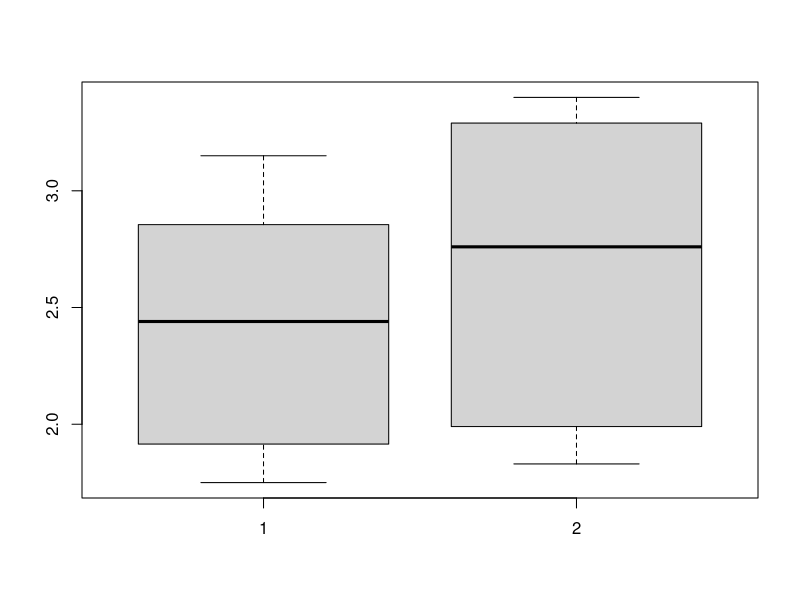

This figure's R source:
times1 <- c(1.75, 1.92, 2.62, 2.35, 3.09, 3.15, 2.53, 1.91)
times2 <- c(1.83, 1.99, 3.13, 3.29, 2.65, 2.87, 3.40, 2.46, 1.89, 3.35)

boxplot(times1, times2)
# Се гледа дека интервалите од вториот примерок се подолги.
